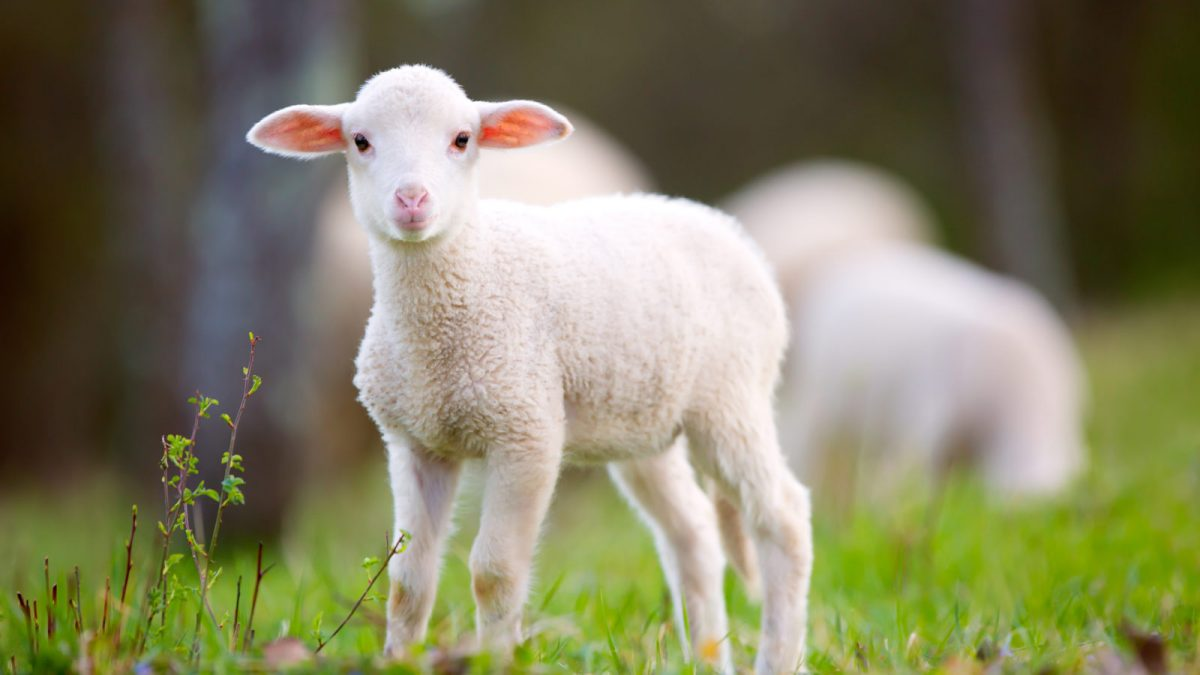
#> input picture images/sheep.jpg, 1200 x 675 px
$ jupyter execute s7-1_translations.ipynb
#> lines starting #> are read from the running program, lines starting #| are printed output that depends on the picture
[cell 1]
import cv2 as cv
import numpy as np
import matplotlib.pyplot as plt

[cell 2]
img = cv.imread("../../images/sheep.jpg")
#> img is the input picture: shape (675, 1200, 3); mean B, G, R 98.1, 127.9, 130.2
H, W = img.shape[:2]
#> H = 675; W = 1200

M = np.array([
    [1, 0, -50], # X
    [0, 1, 200], # Y
]).astype(np.float32)

output = cv.warpAffine(img, M, (W, H))
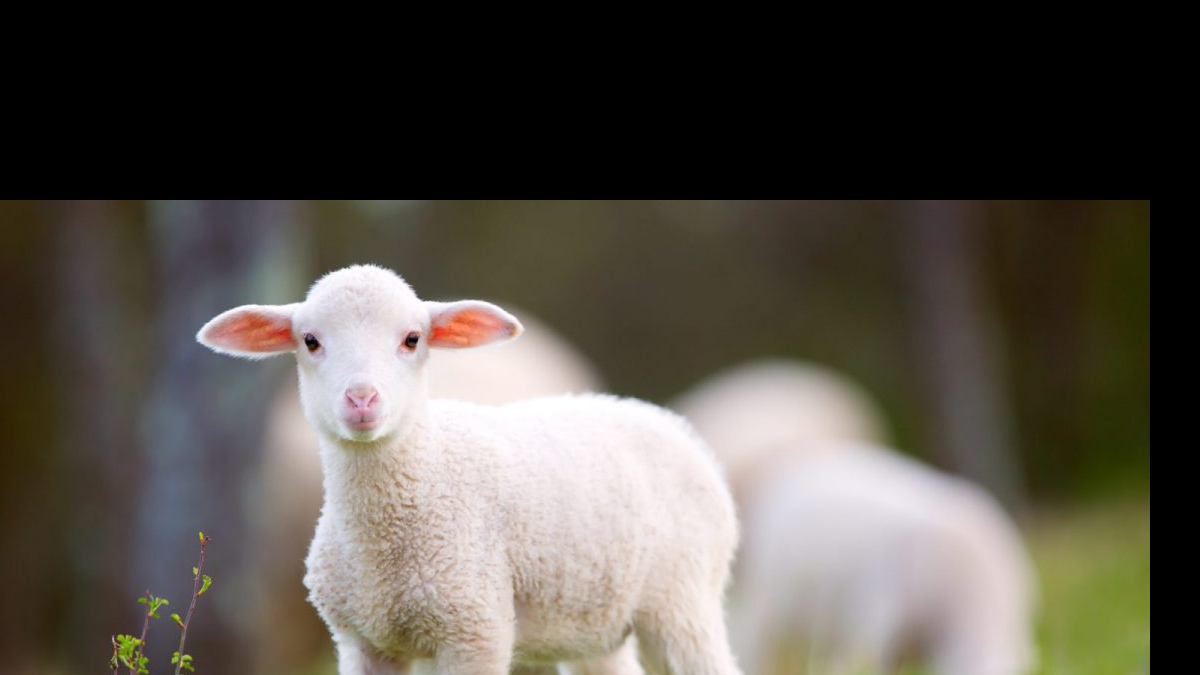
#> output: shape (675, 1200, 3); mean B, G, R 74.1, 82.2, 87.4

plt.figure(figsize=(10,6))
plt.subplot(121); plt.imshow(img[...,::-1])
plt.subplot(122); plt.imshow(output[...,::-1])
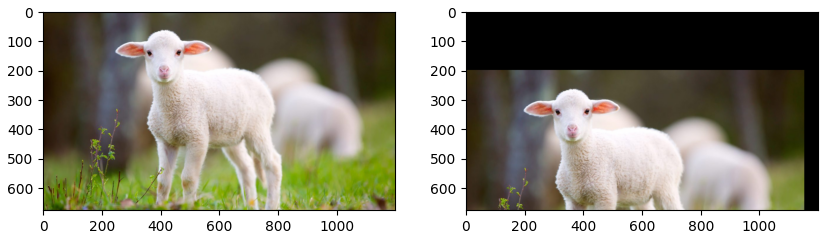
#> figure drawn by matplotlib, 2 panels

$ run again, with images/car_number.jpg copied over images/sheep.jpg
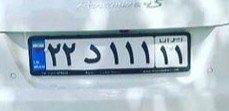
#> input picture images/car_number.jpg, 229 x 111 px
#> img is the input picture: shape (111, 229, 3); mean B, G, R 200, 190.9, 173.9
#> output: shape (111, 229, 3); every value is 0
#> `[cell 2] img = cv.imread("../../images/sheep.jpg") H, W = img.shape[:2..`:
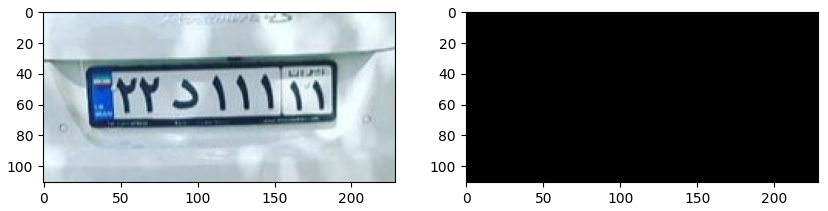
#> figure drawn by matplotlib, 2 panels
